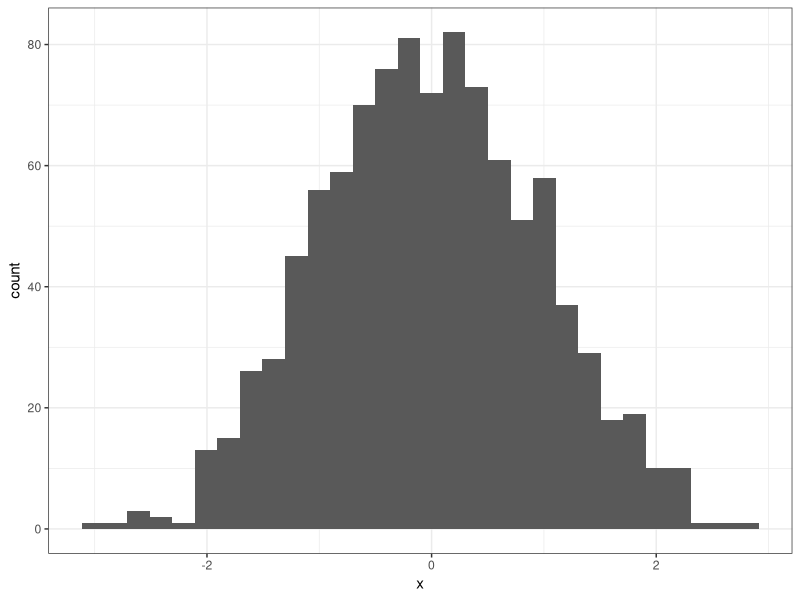

Write R code to recreate this figure.
## ---- chunk 1
library(tidyverse)
require(magrittr)
require(plyr)
ggplot2::theme_set(ggplot2::theme_bw())
knitr::opts_chunk$set(fig.align = 'center')
## ---- chunk 2
x <- rnorm(1000, 0, 1)
x %>% data.frame() %>% ggplot2::ggplot() + geom_histogram(aes(x = x))
  
